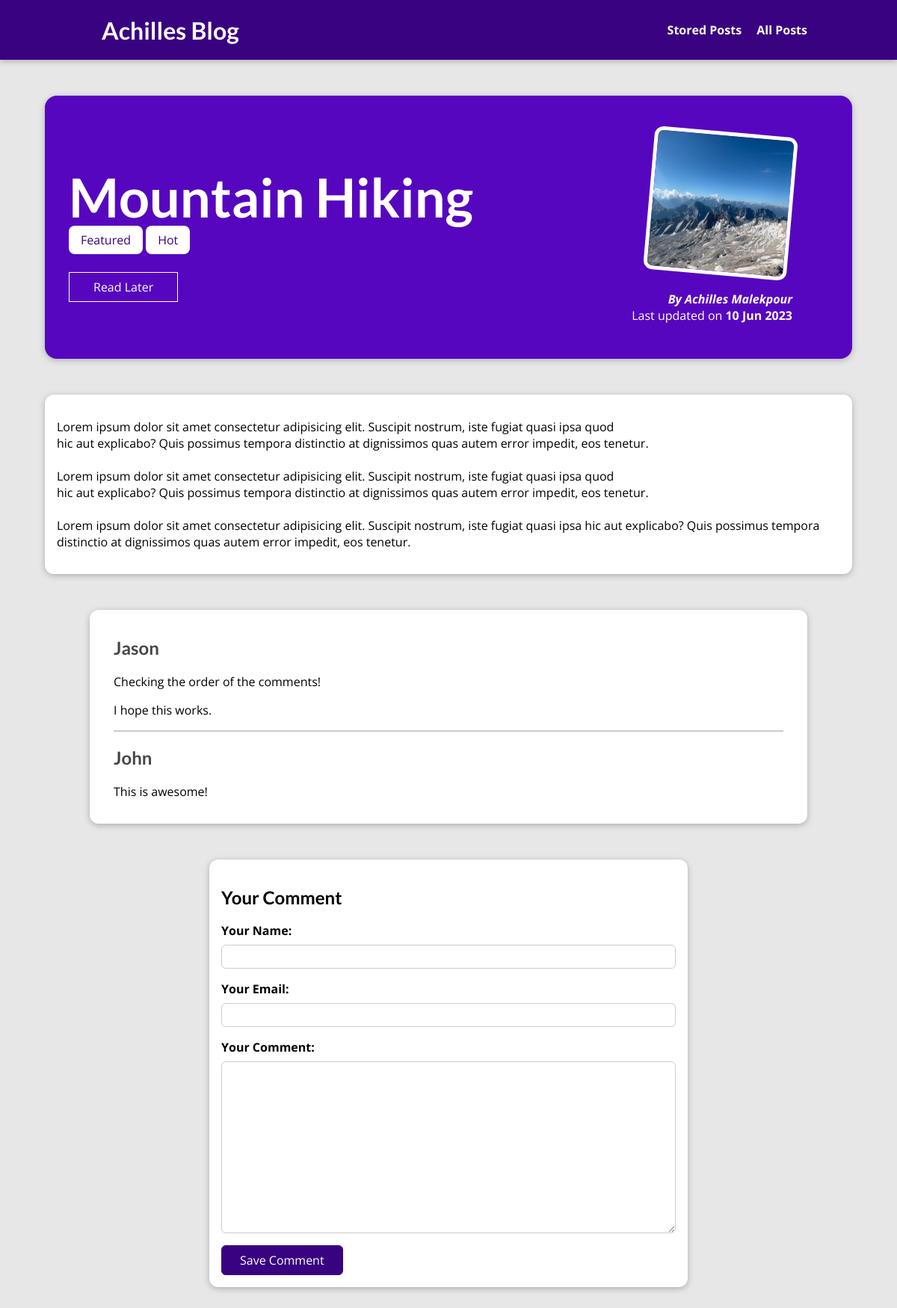
The page /posts/hike-in-the-mountains on the database its author committed.
### blog/models.py (models this page shows, shortened)
class Post(models.Model):
    title = models.CharField(max_length=150)
    excerpt = models.CharField(max_length=200)
    image = models.ImageField(upload_to="posts", null=True)
    date = models.DateField(auto_now=True)
    slug = models.SlugField(unique=True, db_index=True)
    content = models.TextField(validators=[MinLengthValidator(10)])
    author = models.ForeignKey(
        Author, null=True, on_delete=models.SET_NULL, related_name="posts")
    tags = models.ManyToManyField(Tag)

class Tag(models.Model):
    caption = models.CharField(max_length=20)

class Author(models.Model):
    first_name = models.CharField(max_length=100)
    last_name = models.CharField(max_length=100)
    email = models.EmailField(max_length=254)
    def full_name(self):
        return f"{self.first_name} {self.last_name}"
    def __str__(self) -> str:
        return self.full_name()

class Comment(models.Model):
    user_name = models.CharField(max_length=120)
    user_email = models.EmailField()
    text = models.TextField(max_length=400)
    post = models.ForeignKey(
        Post, on_delete=models.CASCADE, related_name="comments")

### blog/views.py (the view, shortened to what this page needs)
# urls.py: path("posts/<slug:slug>", views.PostDetailView.as_view(),
class PostDetailView(View):
    def is_stored_post(self, post_request, post_id):
        stored_posts = post_request.session.get("stored_posts")
        if stored_posts is not None and post_id in stored_posts:
            is_saved_for_later = True
        else:
            is_saved_for_later = False
        return is_saved_for_later
    def get(self, request, slug):
        post = Post.objects.get(slug=slug)
        context = {
            "post": post,
            "post_tags": post.tags.all(),
            "comments": post.comments.all().order_by("-id"),
            "comment_form": CommentForm(),
            "saved_for_later": self.is_stored_post(request, post.id)
        }
        return render(request, "blog/post-detail.html", context)

### blog/forms.py
class CommentForm(forms.ModelForm):
    class Meta:
        model = Comment
        exclude = ["post"]
        labels = {
            "user_name": "Your Name",
            "user_email": "Your Email",
            "text": "Your Comment"
        }
        error_messages = {
            'user_name': {
                'required': 'Your name must not be empty!',
                'max_length': 'Please enter a shorter name!'
            }
        }

### blog/templates/blog/post-detail.html (shortened to what this page needs)
{% extends "base.html" %}
{% load static %}
{% block css_files %}
<link rel="stylesheet" href="{% static 'blog/post-detail.css' %}" />
{% endblock css_files %}
{% block content %}
<section id="summary">
    <h2>{{ post.title|title }}</h2>
    <div>
        {% for tag in post_tags %}
            <span class="tag">{{ tag.caption }}</span>
        {% endfor %}
    </div>
    <div id="read-later">
        <form action="{% url "read-later" %}" method="POST">
            {% if saved_for_later %}
                <button>Remove from Read Later List</button>
            {% else %}
                <button>Read Later</button>
            {% endif %}
            </form>
    </div>
    <article>
        <img src="{{ post.image.url }}" alt="{{ post.title }}" />
        <address>By <a href="mailto:{{post.author.email}}">{{ post.author|title }}</a></address>
        <div>
            Last updated on <time>{{ post.date|date:"d M Y" }}</time>
        </div>
    </article>
</section>
<main>
    {{ post.content|linebreaks }}
</main>
{% if comments %}
    <section id="comments">
        <ul>
            {% for comment in comments %}
                <li>
                    <h2>{{ comment.user_name }}</h2>
                    <p>{{ comment.text|linebreaks }}</P>
                </li>
            {% endfor %}
        </ul>
    </section>
{% endif %}
<section id="comment-form">
    <h2>Your Comment</h2>
    <form action="{% url "post-detail-page" post.slug %}" method="POST">
        {% for form_field in comment_form %}
            <div class="form-control {% if form_field.errors %}invalid{% endif %}">
                {{ form_field.label_tag }}
                {{ form_field }}
            </div>
        {% endfor %}
        <button>Save Comment</button>
    </form>
</section>
{% endblock content %}

### static/app.css (style rules this page uses)
* { box-sizing: border-box; }
html { font-family: 'Open Sans', 'Lato', sans-serif; }
body { margin: 0; }
h1, h2, h3 { font-family: 'Lato', sans-serif; font-weight: bold; }

### blog/static/blog/post-detail.css (style rules this page uses)
body { background-color: #e7e7e7; }
#summary { margin: 8rem auto 0 auto; padding: 2rem; width: 90%; max-width: 90rem; border-radius: 16px; background-color: #5706c0; position: relative; box-shadow: 0 2px 8px rgba(0, 0, 0, 0.25); height: 22rem; }
#summary h2 { color: white; font-size: 4.5rem; margin-bottom: 0.25rem; }
#summary article { position: absolute; top: 2rem; right: 3rem; padding: 1rem 2rem; border-radius: 12px; text-align: right; color: white; }
#summary article img { width: 12rem; height: 12rem; border-radius: 12px; transform: rotateZ(5deg); border: 5px solid white; margin-bottom: 1rem; }
#summary address { font-weight: bold; }
#summary a { color: white; text-decoration: none; }
#summary time { font-weight: bold; }
#read-later { margin: 2rem 0; }
#read-later button { background-color: transparent; border: 1px solid white; padding: 0.5rem 2rem; font: inherit; color: white; cursor: pointer; }
main { width: 90%; max-width: 90rem; margin: 3rem auto; background-color: white; padding: 1rem; border-radius: 12px; box-shadow: 0 2px 8px rgba(0, 0, 0, 0.25); }
.tag { background-color: white; color: #390281; padding: 0.5rem 1rem; border-radius: 8px; }
#comment-form { margin: 3rem auto; width: 90%; max-width: 40rem; border-radius: 12px; background-color: white; box-shadow: 0 2px 8px rgba(0, 0, 0, 0.25); padding: 1rem; }
#comment-form button { font: inherit; background-color: #390281; color: white; border: 1px solid #390281; padding: 0.5rem 1.5rem; border-radius: 6px; cursor: pointer; }
.form-control { margin-bottom: 1rem; }
.form-control label { font-weight: bold; margin-bottom: 0.5rem; display: block; }
.form-control input, .form-control textarea { display: block; width: 100%; font: inherit; padding: 0.25rem; border-radius: 6px; border: 1px solid #ccc; }
#comments { margin: 3rem auto; width: 90%; max-width: 60rem; border-radius: 12px; background-color: white; box-shadow: 0 2px 8px rgba(0, 0, 0, 0.25); padding: 1rem 2rem; }
#comments ul { list-style: none; margin: 0; padding: 0; }
#comments li { margin-bottom: 1rem; border-bottom: 2px solid #ccc; }
#comments li:last-of-type { border-bottom: none; }
#comments h2 { color: #464646; }

### rows shown on the page
Post: title "Mountain Hiking", image (picture), author "Achilles Malekpour", date "10 Jun 2023", content "Lorem ipsum dolor sit amet consectetur adipisicing elit. Suscipit nostrum, iste fugiat quasi ipsa quod hic aut explicabo? Quis possimus tempora distinctio at dignissimos quas autem error impedit, eos tenetur. Lorem ipsum dolor sit amet consectetur adipisicing elit. Suscipit nostrum, iste fugiat quasi ipsa quod hic aut explicabo? Quis possimus tempora distinctio at dignissimos quas autem error impedit, eos tenetur. Lorem ipsum dolor sit amet consectetur adipisicing elit. Suscipit nostrum, iste fugiat quasi ipsa hic aut explicabo? Quis possimus tempora distinctio at dignissimos quas autem error impedit, eos tenetur."
Tag: caption "Featured"
Tag: caption "Hot"
Comment: user_name "Jason", text "Checking the order of the comments! I hope this works."
Comment: user_name "John", text "This is awesome!"
